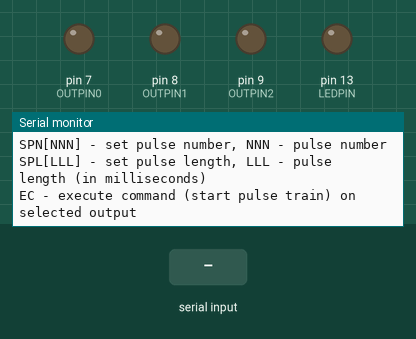
A sketch run on a simulated Arduino Uno, built with avr-gcc and run on an emulated ATmega328P. On the bench: output pins drawn as LEDs (lit = HIGH), the last lines printed to the serial monitor. Inputs (shaded band) come from the test bench.

Above: at 1.4 s.
1.5 s: "SON\n" received over Serial
At 2.7 s:
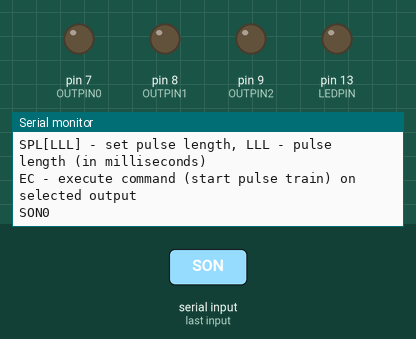
3.0 s: "SPN\n" received over Serial
At 3.6 s:
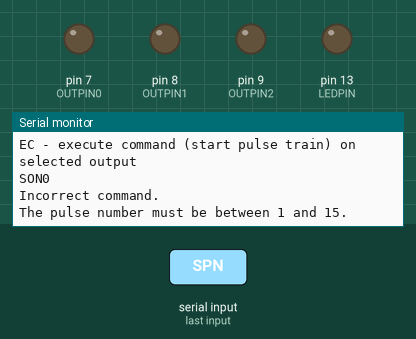
4.5 s: "EC\n" received over Serial
At 5.1 s:
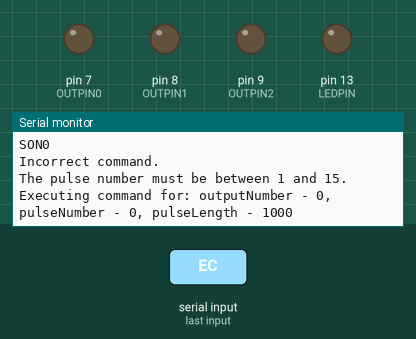

Measured:
- after the input at 1.5 s, the serial monitor: prints a new line at once (image 1)
- after the input at 3.0 s, the serial monitor: prints a new line at once (image 2)
- after the input at 4.5 s, the serial monitor: prints a new line at once (image 3)

The sketch:

Emulator.ino
```cpp
#define OUTPIN0 7
#define OUTPIN1 8
#define OUTPIN2 9
#define LEDPIN 13

void setup() {
  pinMode(OUTPIN0, OUTPUT);
  pinMode(OUTPIN1, OUTPUT);
  pinMode(OUTPIN2, OUTPUT);
  pinMode(LEDPIN, OUTPUT);

  digitalWrite(OUTPIN0, LOW);
  digitalWrite(OUTPIN1, LOW);
  digitalWrite(OUTPIN2, LOW);

  // put your setup code here, to run once:
  Serial.begin(9600);
  Serial.println(F("GPS Unit Emulator started."));
  printHelp();
}

void loop() {
  // put your main code here, to run repeatedly:
  //  readFromPC();
  //  delay(5);
}
```

Serial.ino
```cpp
//--------  variables ---------------------------------------------------------------
int  inByte = -1;                        //incoming byte from serial RX

String command;
char commandBuffer[10];
int  commandStringPos = 0;

int  data = 0;                           //data - int number (index or value of array element)
char dataBuffer[10];
int  dataStringPos = 0;                  //index number of data in string buffer

int outputNumber = 0;
int pulseNumber = 0;
int pulseLength = 1000;

////*********************************************************************************
////  Read incoming data
////*********************************************************************************
void serialEvent() {
  if (Serial.available() > 0) {
    inByte = Serial.read();
  }

  // we`ve get the data type part: save only ASCII characters (ASCII 'A' - 'I')
  if ((inByte >= 'A' && inByte <= 'Z') || (inByte >= 'a' && inByte <= 'z')) {
    commandBuffer[commandStringPos] = (char)inByte;
    commandStringPos++;
  }
  // we`ve got numbers
  if ((inByte >= '0') && (inByte <= '9')) {
    dataBuffer[dataStringPos] = (char)inByte;
    dataStringPos++;
  }
  // if end of packet
  if (inByte == '\n') {
    command = commandBuffer;
    command.toUpperCase();
    data = atoi(dataBuffer);

    flushCommandBuffer();
    flushDataBuffer();

    interpretPacket();
  }
}

//*********************************************************************************
//  Interpret
//*********************************************************************************
void interpretPacket() {
  //---------------------------------------------------------------
  if (command == "SON") {
    //setOutputNumber();
    if((data >=0 && data <= 2) || data == LEDPIN) {
      outputNumber = data;
      Serial.print(command);
      Serial.println(outputNumber);
    } else {
      Serial.println(F("Incorrect command."));
      Serial.println(F("The output number must be 0, 1 or 2."));
    }
  }
  //---------------------------------------------------------------
  if (command == "SPN") {
    //setPulseNumber();
    if(data >=1 && data <= 15) {
      pulseNumber = data;
      Serial.print(command);
      Serial.println(pulseNumber);
    } else {
      Serial.println(F("Incorrect command."));
      Serial.println(F("The pulse number must be between 1 and 15."));
    }
  }
  //---------------------------------------------------------------
  if (command == "SPL") {
    if(data >=200 && data <= 10000) {
      pulseLength = data;
      Serial.print(command);
      Serial.println(pulseLength);
    } else {
      Serial.println(F("Incorrect command."));
      Serial.println(F("The pulse number must be between 200 and 10000."));
    }
  }
  //---------------------------------------------------------------
  if (command == "EC") {
    Serial.print(F("Executing command for: "));
    Serial.print(F("outputNumber - "));
    Serial.print(outputNumber);
    Serial.print(F(", pulseNumber - "));
    Serial.print(pulseNumber);
    Serial.print(F(", pulseLength - "));
    Serial.println(pulseLength);
    executeCommand();
  }

  //---------------------------------------------------------------
  //
  //---------------------------------------------------------------
  flushCommandBuffer();
  flushDataBuffer();
  data = -1;
}


//*********************************************************************************
//
//*********************************************************************************
void printHelp(){
  Serial.println(F("Use below commands to set parameters and start pulse train"));
  Serial.println(F("SON[NNN] - set output number, NNN - output number"));
  Serial.println(F("SPN[NNN] - set pulse number, NNN - pulse number"));
  Serial.println(F("SPL[LLL] - set pulse length, LLL - pulse length (in milliseconds)"));
  Serial.println(F("EC - execute command (start pulse train) on selected output"));
}
//*********************************************************************************
//
//*********************************************************************************
void executeCommand() {
  if (outputNumber == 0) {
    pulse(OUTPIN0, pulseNumber, pulseLength);
  } else if (outputNumber == 1) {
    pulse(OUTPIN1, pulseNumber, pulseLength);
  } else if (outputNumber == 2) {
    pulse(OUTPIN2, pulseNumber, pulseLength);
  } else {
    Serial.println(F("Wrong command"));
  }
}

void pulse(int outputPin, int npulses, int pause) {
  for (int i = 0; i < pulseNumber; i++) {
    digitalWrite(outputPin, HIGH);
    digitalWrite(LEDPIN, HIGH);
    Serial.print(outputPin);
    Serial.print(",");
    Serial.print(i);
    Serial.print(",");
    Serial.println("HIGH");
    delay(pause);
    digitalWrite(outputPin, LOW);
    digitalWrite(LEDPIN, LOW);
    Serial.print(outputPin);
    Serial.print(",");
    Serial.print(i);
    Serial.print(",");
    Serial.println("LOW");
    delay(pause);
  }
}

//*********************************************************************************
//
//*********************************************************************************
void flushCommandBuffer() {
  for (int i = 0; i < 11; i++) {
    commandBuffer[i] = 0;
  }
  commandStringPos = 0;
}

void flushDataBuffer() {
  for (int i = 0; i < 11; i++) {
    dataBuffer[i] = 0;
  }
  dataStringPos = 0;
}
```
